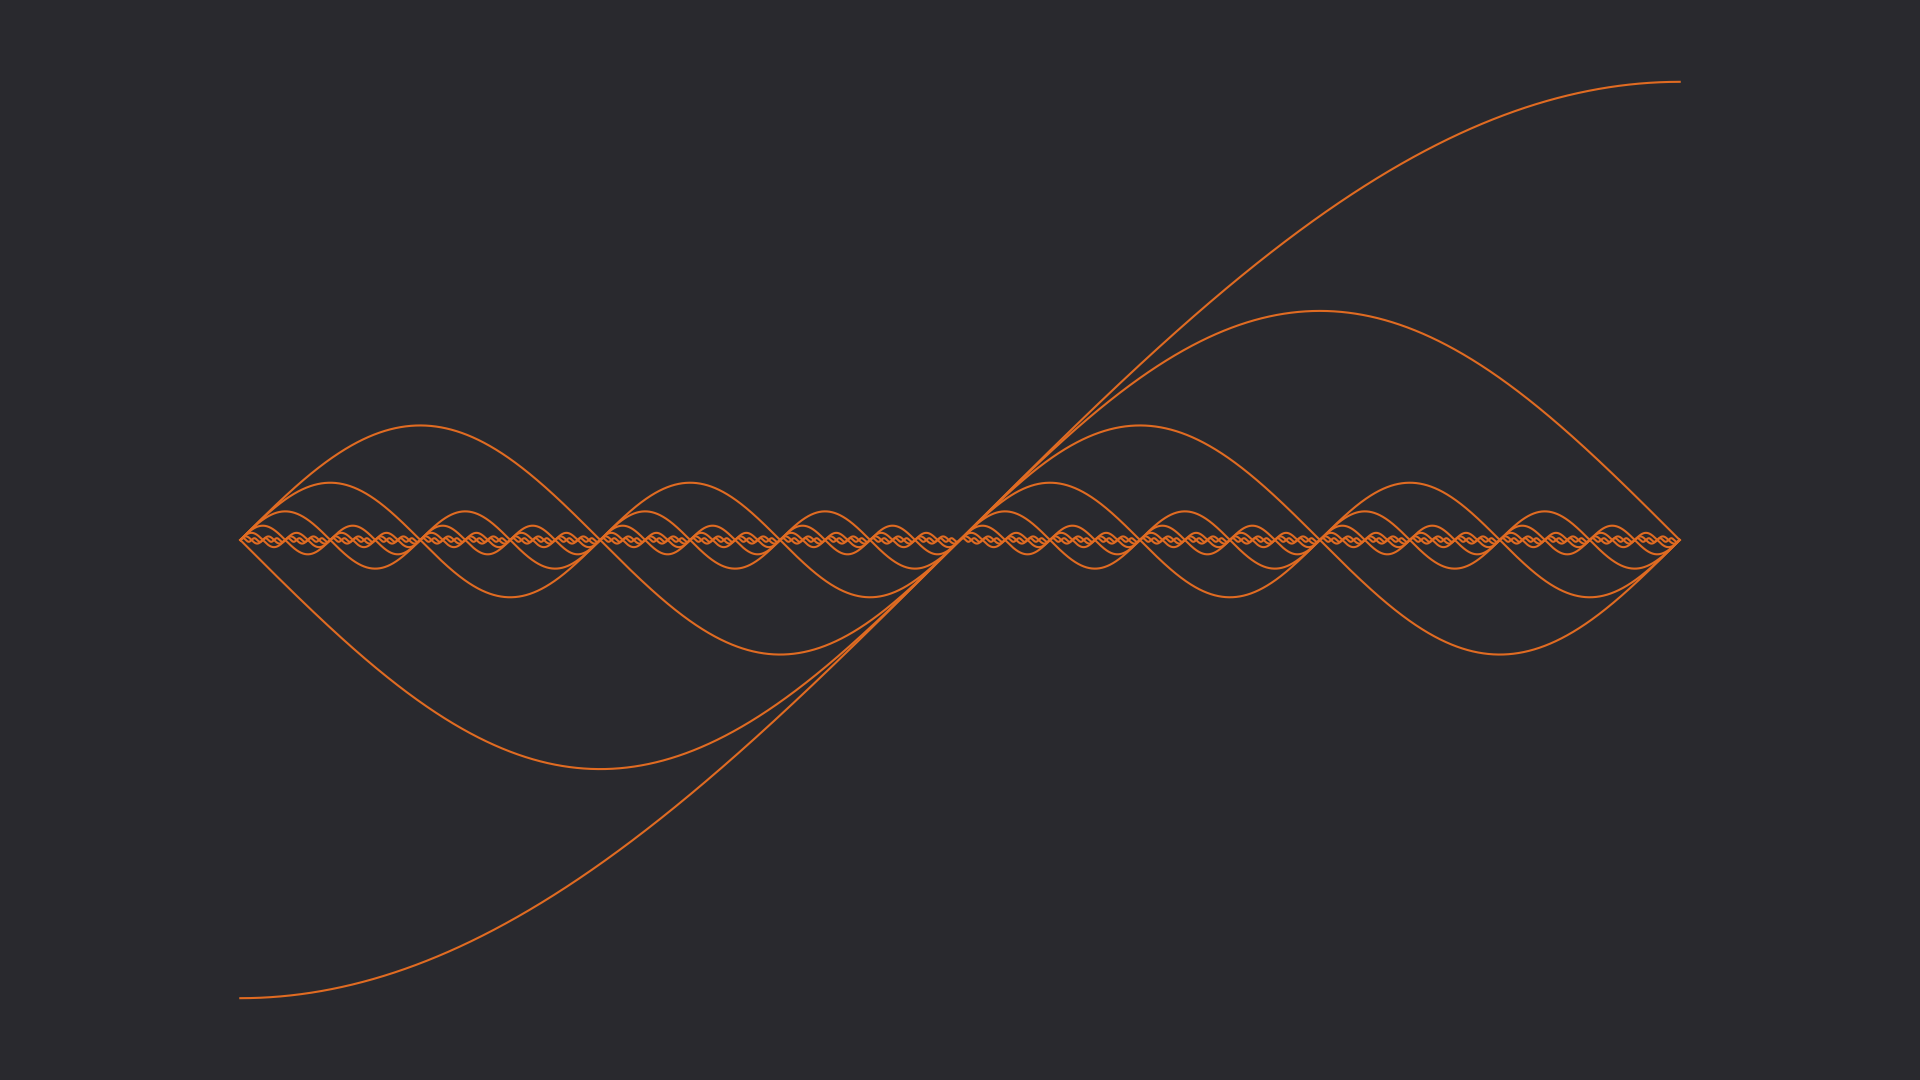

The script that drew this image:
from pathlib import Path

import numpy as np

from template_plt import plt


def main() -> None:
    x: np.ndarray = np.linspace(-np.pi, np.pi, 10001, endpoint=True)
    fig: plt.Figure
    ax: plt.Axes
    fig, ax = plt.subplots()
    w: float = 0.5
    for i in range(9):
        y: np.ndarray = np.sin(x*w) / w
        w *= 2
        ax.plot(x, y, color="#E06B22")
    ax.axis("off")
    ax.set_aspect("equal")
    ax.set_facecolor("#29292E")
    fig.set_facecolor("#29292E")
    fig.tight_layout()
    fig.savefig(Path(__file__).resolve().with_suffix(".png"), facecolor=fig.get_facecolor())
    plt.cla()
    plt.clf()
    plt.close(fig)
    return None


if __name__ == "__main__":
    main()
